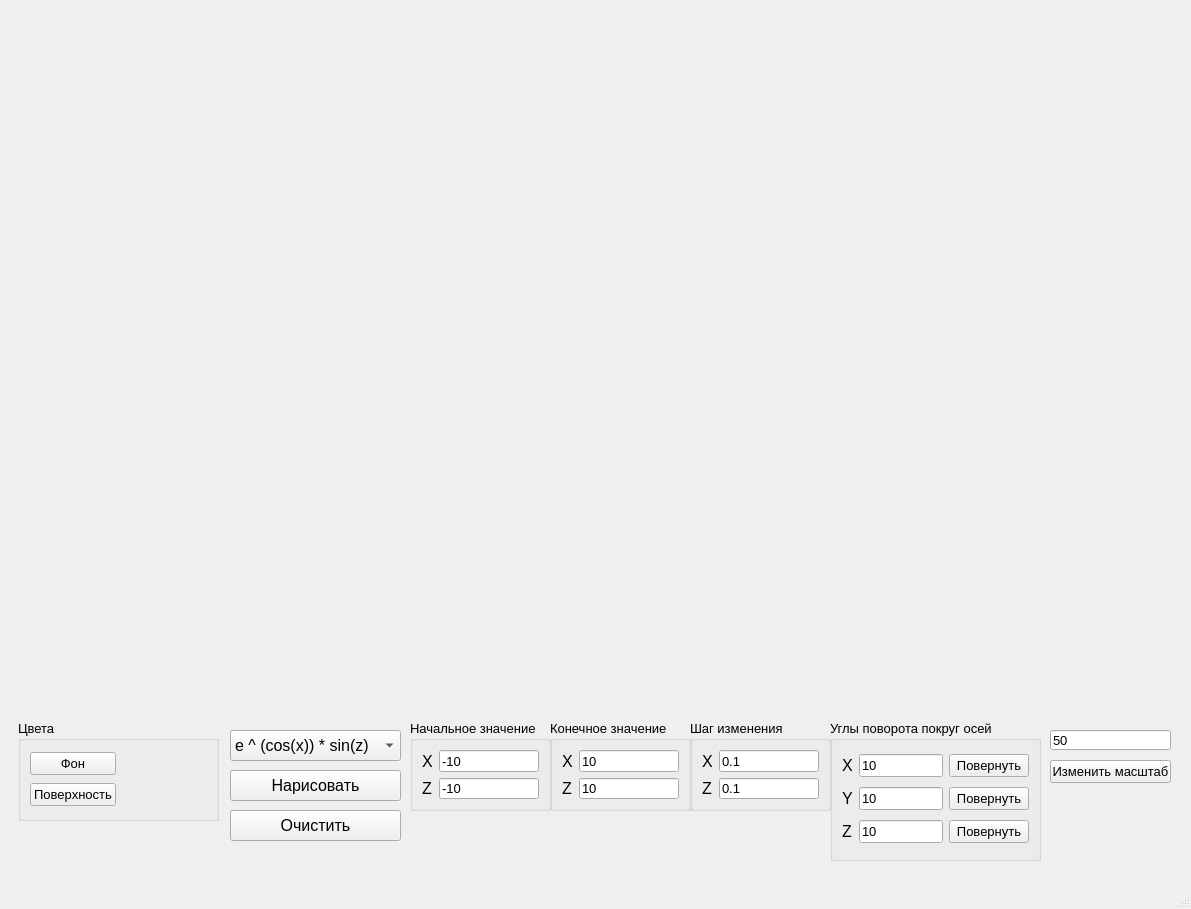
<?xml version="1.0" encoding="UTF-8"?>
<ui version="4.0">
 <class>MainWindow</class>
 <widget class="QMainWindow" name="MainWindow">
  <property name="geometry">
   <rect>
    <x>0</x>
    <y>0</y>
    <width>1191</width>
    <height>909</height>
   </rect>
  </property>
  <property name="font">
   <font>
    <pointsize>8</pointsize>
   </font>
  </property>
  <property name="windowTitle">
   <string>MainWindow</string>
  </property>
  <widget class="QWidget" name="centralwidget">
   <widget class="canvas" name="field" native="true">
    <property name="geometry">
     <rect>
      <x>20</x>
      <y>30</y>
      <width>1151</width>
      <height>681</height>
     </rect>
    </property>
   </widget>
   <widget class="QGroupBox" name="groupBox">
    <property name="geometry">
     <rect>
      <x>18</x>
      <y>720</y>
      <width>201</width>
      <height>101</height>
     </rect>
    </property>
    <property name="font">
     <font>
      <pointsize>10</pointsize>
     </font>
    </property>
    <property name="title">
     <string>Цвета</string>
    </property>
    <layout class="QGridLayout" name="gridLayout">
     <item row="1" column="0">
      <widget class="QPushButton" name="vis_part_col_btn">
       <property name="text">
        <string>Поверхность</string>
       </property>
      </widget>
     </item>
     <item row="0" column="0">
      <widget class="QPushButton" name="seg_col_btn">
       <property name="text">
        <string>Фон</string>
       </property>
      </widget>
     </item>
     <item row="1" column="1">
      <widget class="color_view" name="vis_part_col" native="true"/>
     </item>
     <item row="0" column="1">
      <widget class="color_view" name="seg_col" native="true"/>
     </item>
    </layout>
   </widget>
   <widget class="QPushButton" name="pushButton">
    <property name="geometry">
     <rect>
      <x>230</x>
      <y>770</y>
      <width>171</width>
      <height>31</height>
     </rect>
    </property>
    <property name="font">
     <font>
      <pointsize>12</pointsize>
     </font>
    </property>
    <property name="text">
     <string>Нарисовать</string>
    </property>
   </widget>
   <widget class="QPushButton" name="pushButton_2">
    <property name="geometry">
     <rect>
      <x>230</x>
      <y>810</y>
      <width>171</width>
      <height>31</height>
     </rect>
    </property>
    <property name="font">
     <font>
      <pointsize>12</pointsize>
     </font>
    </property>
    <property name="text">
     <string>Очистить</string>
    </property>
   </widget>
   <widget class="QPushButton" name="end_cutter">
    <property name="geometry">
     <rect>
      <x>1050</x>
      <y>760</y>
      <width>121</width>
      <height>23</height>
     </rect>
    </property>
    <property name="font">
     <font>
      <pointsize>10</pointsize>
     </font>
    </property>
    <property name="text">
     <string>Изменить масштаб</string>
    </property>
   </widget>
   <widget class="QLineEdit" name="scale">
    <property name="geometry">
     <rect>
      <x>1050</x>
      <y>730</y>
      <width>121</width>
      <height>20</height>
     </rect>
    </property>
    <property name="font">
     <font>
      <pointsize>10</pointsize>
     </font>
    </property>
    <property name="text">
     <string>50</string>
    </property>
   </widget>
   <widget class="QGroupBox" name="groupBox_2">
    <property name="geometry">
     <rect>
      <x>830</x>
      <y>720</y>
      <width>211</width>
      <height>141</height>
     </rect>
    </property>
    <property name="font">
     <font>
      <pointsize>10</pointsize>
     </font>
    </property>
    <property name="title">
     <string>Углы поворота покруг осей</string>
    </property>
    <layout class="QGridLayout" name="gridLayout_2">
     <item row="1" column="0">
      <widget class="QLabel" name="label_2">
       <property name="font">
        <font>
         <pointsize>12</pointsize>
        </font>
       </property>
       <property name="text">
        <string>Y</string>
       </property>
      </widget>
     </item>
     <item row="2" column="1">
      <widget class="QLineEdit" name="angle_z">
       <property name="text">
        <string>10</string>
       </property>
      </widget>
     </item>
     <item row="0" column="1">
      <widget class="QLineEdit" name="angle_x">
       <property name="text">
        <string>10</string>
       </property>
      </widget>
     </item>
     <item row="0" column="0">
      <widget class="QLabel" name="label">
       <property name="font">
        <font>
         <pointsize>12</pointsize>
        </font>
       </property>
       <property name="text">
        <string>X</string>
       </property>
      </widget>
     </item>
     <item row="2" column="0">
      <widget class="QLabel" name="label_3">
       <property name="font">
        <font>
         <pointsize>12</pointsize>
        </font>
       </property>
       <property name="text">
        <string>Z</string>
       </property>
      </widget>
     </item>
     <item row="1" column="1">
      <widget class="QLineEdit" name="angle_y">
       <property name="text">
        <string>10</string>
       </property>
      </widget>
     </item>
     <item row="2" column="2">
      <widget class="QPushButton" name="rotate_z">
       <property name="text">
        <string>Повернуть</string>
       </property>
      </widget>
     </item>
     <item row="1" column="2">
      <widget class="QPushButton" name="rotate_y">
       <property name="text">
        <string>Повернуть</string>
       </property>
      </widget>
     </item>
     <item row="0" column="2">
      <widget class="QPushButton" name="end_enter">
       <property name="text">
        <string>Повернуть</string>
       </property>
      </widget>
     </item>
    </layout>
   </widget>
   <widget class="QGroupBox" name="groupBox_3">
    <property name="geometry">
     <rect>
      <x>410</x>
      <y>720</y>
      <width>141</width>
      <height>91</height>
     </rect>
    </property>
    <property name="font">
     <font>
      <pointsize>10</pointsize>
     </font>
    </property>
    <property name="title">
     <string>Начальное значение</string>
    </property>
    <layout class="QGridLayout" name="gridLayout_3">
     <item row="0" column="1">
      <widget class="QLineEdit" name="x_min">
       <property name="font">
        <font>
         <pointsize>10</pointsize>
        </font>
       </property>
       <property name="text">
        <string>-10</string>
       </property>
      </widget>
     </item>
     <item row="1" column="0">
      <widget class="QLabel" name="label_5">
       <property name="font">
        <font>
         <pointsize>12</pointsize>
        </font>
       </property>
       <property name="text">
        <string>Z</string>
       </property>
      </widget>
     </item>
     <item row="0" column="0">
      <widget class="QLabel" name="label_4">
       <property name="font">
        <font>
         <pointsize>12</pointsize>
        </font>
       </property>
       <property name="text">
        <string>X</string>
       </property>
      </widget>
     </item>
     <item row="1" column="1">
      <widget class="QLineEdit" name="z_min">
       <property name="text">
        <string>-10</string>
       </property>
      </widget>
     </item>
    </layout>
   </widget>
   <widget class="QGroupBox" name="groupBox_4">
    <property name="geometry">
     <rect>
      <x>550</x>
      <y>720</y>
      <width>141</width>
      <height>91</height>
     </rect>
    </property>
    <property name="font">
     <font>
      <pointsize>10</pointsize>
     </font>
    </property>
    <property name="title">
     <string>Конечное значение</string>
    </property>
    <layout class="QGridLayout" name="gridLayout_4">
     <item row="0" column="1">
      <widget class="QLineEdit" name="x_max">
       <property name="text">
        <string>10</string>
       </property>
      </widget>
     </item>
     <item row="1" column="1">
      <widget class="QLineEdit" name="z_max">
       <property name="text">
        <string>10</string>
       </property>
      </widget>
     </item>
     <item row="0" column="0">
      <widget class="QLabel" name="label_6">
       <property name="font">
        <font>
         <pointsize>12</pointsize>
        </font>
       </property>
       <property name="text">
        <string>X</string>
       </property>
      </widget>
     </item>
     <item row="1" column="0">
      <widget class="QLabel" name="label_8">
       <property name="font">
        <font>
         <pointsize>12</pointsize>
        </font>
       </property>
       <property name="text">
        <string>Z</string>
       </property>
      </widget>
     </item>
    </layout>
   </widget>
   <widget class="QGroupBox" name="groupBox_5">
    <property name="geometry">
     <rect>
      <x>690</x>
      <y>720</y>
      <width>141</width>
      <height>91</height>
     </rect>
    </property>
    <property name="font">
     <font>
      <pointsize>10</pointsize>
     </font>
    </property>
    <property name="title">
     <string>Шаг изменения</string>
    </property>
    <layout class="QGridLayout" name="gridLayout_5">
     <item row="1" column="1">
      <widget class="QLineEdit" name="z_step">
       <property name="text">
        <string>0.1</string>
       </property>
      </widget>
     </item>
     <item row="0" column="1">
      <widget class="QLineEdit" name="x_step">
       <property name="text">
        <string>0.1</string>
       </property>
      </widget>
     </item>
     <item row="0" column="0">
      <widget class="QLabel" name="label_7">
       <property name="font">
        <font>
         <pointsize>12</pointsize>
        </font>
       </property>
       <property name="text">
        <string>X</string>
       </property>
      </widget>
     </item>
     <item row="1" column="0">
      <widget class="QLabel" name="label_9">
       <property name="font">
        <font>
         <pointsize>12</pointsize>
        </font>
       </property>
       <property name="text">
        <string>Z</string>
       </property>
      </widget>
     </item>
    </layout>
   </widget>
   <widget class="QComboBox" name="comboBox">
    <property name="geometry">
     <rect>
      <x>230</x>
      <y>730</y>
      <width>171</width>
      <height>31</height>
     </rect>
    </property>
    <property name="font">
     <font>
      <pointsize>12</pointsize>
     </font>
    </property>
    <item>
     <property name="text">
      <string>e ^ (cos(x)) * sin(z)</string>
     </property>
    </item>
    <item>
     <property name="text">
      <string>sin(|x|) * |cos(z)|</string>
     </property>
    </item>
    <item>
     <property name="text">
      <string>sin(x) * cos(z)</string>
     </property>
    </item>
    <item>
     <property name="text">
      <string>sin(x) * z</string>
     </property>
    </item>
   </widget>
  </widget>
  <widget class="QMenuBar" name="menubar">
   <property name="geometry">
    <rect>
     <x>0</x>
     <y>0</y>
     <width>1191</width>
     <height>19</height>
    </rect>
   </property>
  </widget>
  <widget class="QStatusBar" name="statusbar"/>
 </widget>
 <customwidgets>
  <customwidget>
   <class>canvas</class>
   <extends>QWidget</extends>
   <header>canvas.h</header>
   <container>1</container>
  </customwidget>
  <customwidget>
   <class>color_view</class>
   <extends>QWidget</extends>
   <header>color_view.h</header>
   <container>1</container>
  </customwidget>
 </customwidgets>
 <resources/>
 <connections/>
</ui>
